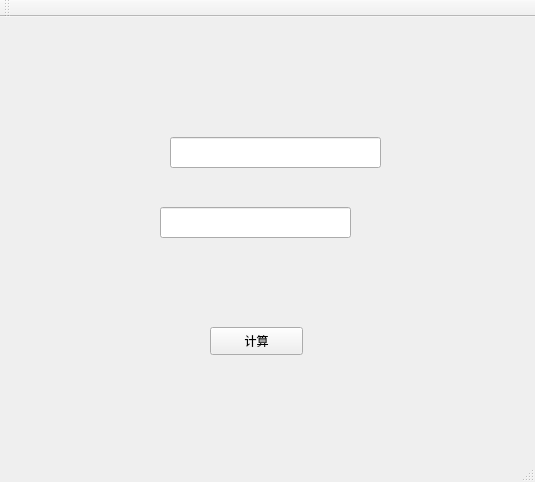
<?xml version="1.0" encoding="UTF-8"?>
<ui version="4.0">
 <class>MainWindow</class>
 <widget class="QMainWindow" name="MainWindow">
  <property name="geometry">
   <rect>
    <x>0</x>
    <y>0</y>
    <width>535</width>
    <height>482</height>
   </rect>
  </property>
  <property name="windowTitle">
   <string>MainWindow</string>
  </property>
  <widget class="QWidget" name="centralWidget">
   <widget class="QLineEdit" name="lineEdit">
    <property name="geometry">
     <rect>
      <x>170</x>
      <y>120</y>
      <width>211</width>
      <height>31</height>
     </rect>
    </property>
   </widget>
   <widget class="QLineEdit" name="lineEdit_2">
    <property name="geometry">
     <rect>
      <x>160</x>
      <y>190</y>
      <width>191</width>
      <height>31</height>
     </rect>
    </property>
   </widget>
   <widget class="QPushButton" name="pushButton">
    <property name="geometry">
     <rect>
      <x>210</x>
      <y>310</y>
      <width>93</width>
      <height>28</height>
     </rect>
    </property>
    <property name="text">
     <string>计算</string>
    </property>
   </widget>
  </widget>
  <widget class="QMenuBar" name="menuBar">
   <property name="geometry">
    <rect>
     <x>0</x>
     <y>0</y>
     <width>535</width>
     <height>26</height>
    </rect>
   </property>
  </widget>
  <widget class="QToolBar" name="mainToolBar">
   <attribute name="toolBarArea">
    <enum>TopToolBarArea</enum>
   </attribute>
   <attribute name="toolBarBreak">
    <bool>false</bool>
   </attribute>
  </widget>
  <widget class="QStatusBar" name="statusBar"/>
 </widget>
 <layoutdefault spacing="6" margin="11"/>
 <resources/>
 <connections/>
</ui>
